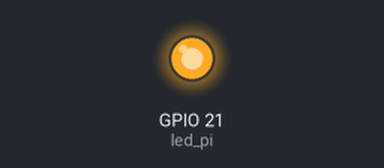
This program was run on a simulated Raspberry Pi (BCM pin numbers). Shown: output pins drawn as LEDs (lit = HIGH). At 12.0 s the program stops and its outputs stay as they are.

Above: at 0.25 s.
At 12.1 s:
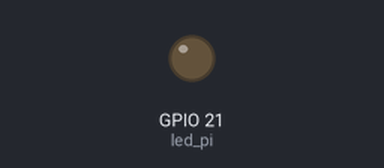
Timing chart, 0 to 13.5 s (numbered marks = the images above):
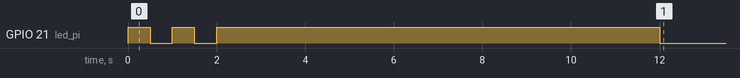

Measured:
- by itself, GPIO 21 (led_pi): goes HIGH 0.50 s, LOW 0.50 s, HIGH 0.50 s, LOW 0.50 s, HIGH 10.0 s, then LOW

The program:

LED_test.py
```python
#!/usr/bin/env python

import time
import gpiozero
import numpy
import math

#Indicator to confirm ok to turn motors on
led_pi = gpiozero.LED(21)
led_pi.off()
led_pi.blink(on_time=0.5, off_time=0.5, n=10)
time.sleep(2)
led_pi.on()
time.sleep(10)
led_pi.off()
```
